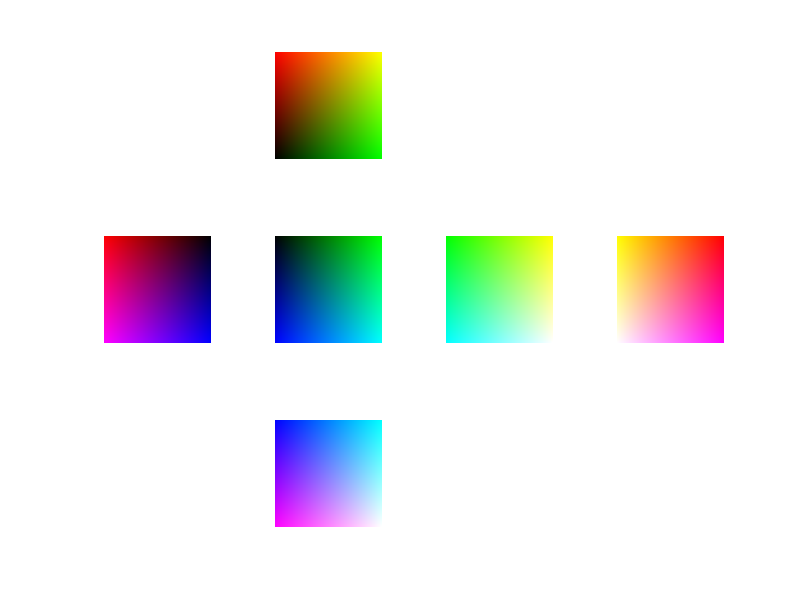

Write the MATLAB code that produced this figure.
clc 
clear all 
close all


T=256;

%RG0
for i=1:T
    for j=1:T
       f(i,j,1)=T-i;
       f(i,j,2)=j;
       f(i,j,3)=0;
    end
end
figure
subplot(3,4,2)
imshow(uint8(f))

%R0B
for i=1:T
    for j=1:T
       f(i,j,1)=T-j;
       f(i,j,2)=0;
       f(i,j,3)=i;
    end
end
% figure
subplot(3,4,5)
imshow(uint8(f))

%0GB
for i=1:T
    for j=1:T
       f(i,j,1)=0;
       f(i,j,2)=j;
       f(i,j,3)=i;
    end
end
% figure
subplot(3,4,6)
imshow(uint8(f))

%RG255
for i=1:T
    for j=1:T
       f(i,j,1)=i;
       f(i,j,2)=j;
       f(i,j,3)=255;
    end
end
% figure
subplot(3,4,10)
imshow(uint8(f))

%R255B
for i=1:T
    for j=1:T
       f(i,j,1)=j;
       f(i,j,2)=255;
       f(i,j,3)=i;
    end
end
% figure
subplot(3,4,7)
imshow(uint8(f))

%255GB
for i=1:T
    for j=1:T
       f(i,j,1)=255;
       f(i,j,2)=255-j;
       f(i,j,3)=i;
    end
end
% figure
subplot(3,4,8)
imshow(uint8(f))
